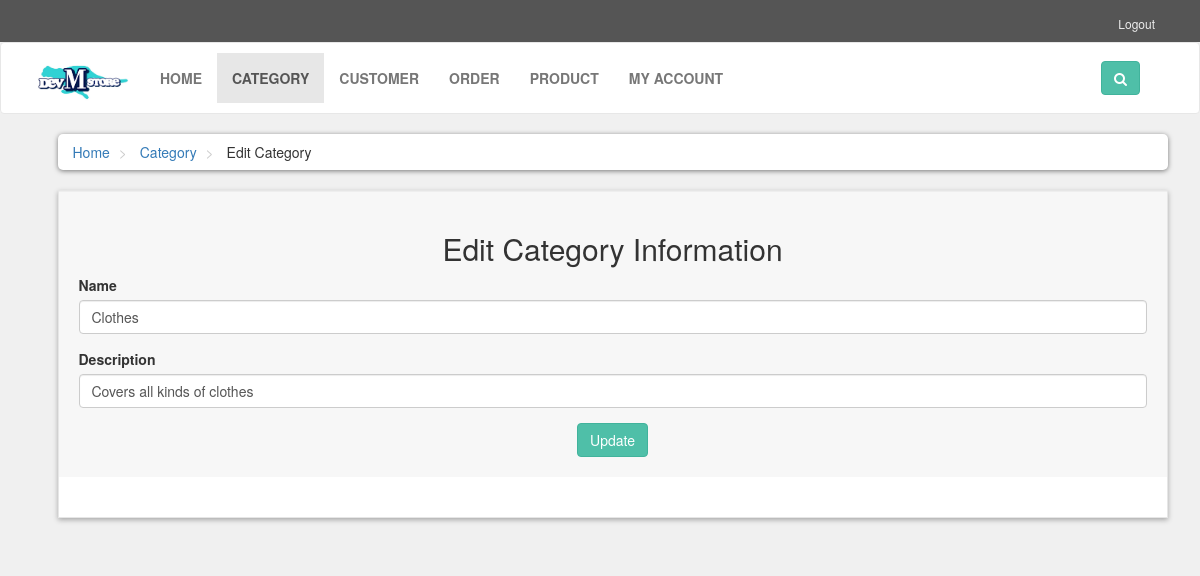
Screenshot of /edit_category.php?2 with the database file from the repository.
### tables this page shows
CREATE TABLE `category` (
  `category_id` int(11) NOT NULL,
  `category_name` varchar(255) NOT NULL,
  `category_description` varchar(255) NOT NULL
);

### edit_category.php (the view, shortened to what this page needs)
<!DOCTYPE html>
<html lang="en">
<head>
    <link rel="stylesheet" href="styles/bootstrap-337.min.css">
    <link rel="stylesheet" href="font-awsome/css/font-awesome.min.css">
    <link rel="stylesheet" href="styles/style.css">
</head>
<body>
    <div id="top">
       <div class="container">
        <div class="col-md-6 offer">
        </div>
           <div class="col-md-6">
               <ul class="menu">
                    <li>
                       <a href="index.php">Logout</a>
                   </li>
               </ul>
           </div>
       </div>
   </div>
    <div id="navbar" class="navbar navbar-default">
       <div class="container">
           <div class="navbar-header">
                <a href="index1.php" class="navbar-brand home">
                    <img src="images/logo.png" style='width: 100px;'alt="M-dev-Store Logo" class="hidden-xs">
                </a>
           </div>
           <div class="navbar-collapse collapse" id="navigation">
                <div class="padding-nav">
                   <ul class="nav navbar-nav left">
                        <li>
                           <a href="index1.php">Home</a>
                        </li>
                        <li  class="active">
                           <a href="category.php">Category</a>
                        </li>
                        <li>
                           <a href="customer.php">Customer</a>
                        </li>
                        <li>
                           <a href="order.php">Order</a>
                        </li>
                        <li>
                            <a href="products.php">Product</a>
                        </li>
                        <li>
                           <a href="my_account.php?1">My Account</a>
                        </li>
                   </ul>
                </div>
                <div class="navbar-collapse collapse right">
                   <button class="btn btn-primary navbar-btn" type="button" data-toggle="collapse" data-target="#search">
                       <i class="fa fa-search"></i>
                   </button>
               </div>
            </div>
       </div>
    </div>
    <div id="content">
       <div class="container">
           <div class="col-md-12">
               <ul class="breadcrumb">
                   <li>
                       <a href="index1.php">Home</a>
                   </li>
                   <li>
                       <a href="category.php">Category</a>
                   </li>
                   <li>
                      Edit Category
                   </li>
               </ul>
            </div>
            <div class="col-md-9" style="width: 100%;">
                <div class="box">
                   <div class="box-header">
                        <center>
                           <h2> Edit Category Information</h2>
                        </center>
            <?php
                $servername = "localhost";
                $username = "root";
                $password = "";
                $dbname = "admin_platform";
                $conn = new mysqli($servername, $username, $password, $dbname);
                $idd=$_SERVER['QUERY_STRING'];
                $sql = "SELECT * FROM category WHERE category_id = $idd";
                $result = mysqli_query($conn, $sql);
                $row = $result->fetch_assoc();
                echo "<form method='post'>
                                        <div class='form-group'>
                                            <label>Name</label>
                                            <input type='text' class='form-control' name='category_name' value='".$row["category_name"]."' required>
                                        </div>
                                        <div class='form-group'>
                                            <label>Description</label>
                                            <input type='text' class='form-control' name='category_description' value='".$row["category_description"]."' required>
                                        </div>
                                            <div class='text-center'>
                                            <button type='submit' name='update' class='btn btn-primary'>
                                            Update
                                            </button>
                                            </div>
                                        </form>";
            ?>
                   </div>
               </div>
           </div>
       </div>
    </div>
</body>
</html>

### styles/style.css (style rules this page uses)
body { font-size: 14px; line-height: 1.42857143; color: #333333; background: #f0f0f0; overflow-x: hidden; }
#top { background: #555555; padding: 10px 0; }
#top .offer { color: #ffffff; }
#top a { color: #ffffff; }
#top ul.menu { padding-top: 5px; margin: 0px; text-align: right; font-size: 12px; list-style: none; }
#top ul.menu > li { display: inline-block; }
#top ul.menu > li a { color: #eeeeee; }
.navbar { background: #ffffff; }
.navbar-collapse .right { float: right; }
.navbar-brand { float: left; padding: 10px 15px; font-size: 18px; line-height: 20px; height: 70px; }
.navbar ul.nav > li > a { text-transform: uppercase; font-weight: bold; font-size: 14px; }
.padding-nav { padding-top: 10px; }
.btn-primary { color: rgb(255, 255, 255); background: rgb(79, 191, 168); border-color: rgb(65, 179, 156); }
.box { background: #ffffff; margin: 0 0 30px; border: solid 1px #e6e6e6; box-sizing: border-box; padding: 20px; box-shadow: 0px 2px 5px rgba(0, 0, 0, .3); }
#content { padding-left: 25px; }
.breadcrumb { padding: 8px 15px; margin-bottom: 20px; background: #ffffff; border-radius: 5px; box-shadow: 0px 1px 5px rgba(0, 0, 0, .5); }
.breadcrumb> li + li:before { content: ">\00a0"; color: #cccccc; }
.box .box-header { background-color: #f7f7f7; margin: -20px -20px 20px; padding: 20px; border-top: 1px solid #eeeeee; }

### rows the page displays
category: category_name "Clothes", category_description "Covers all kinds of clothes"
